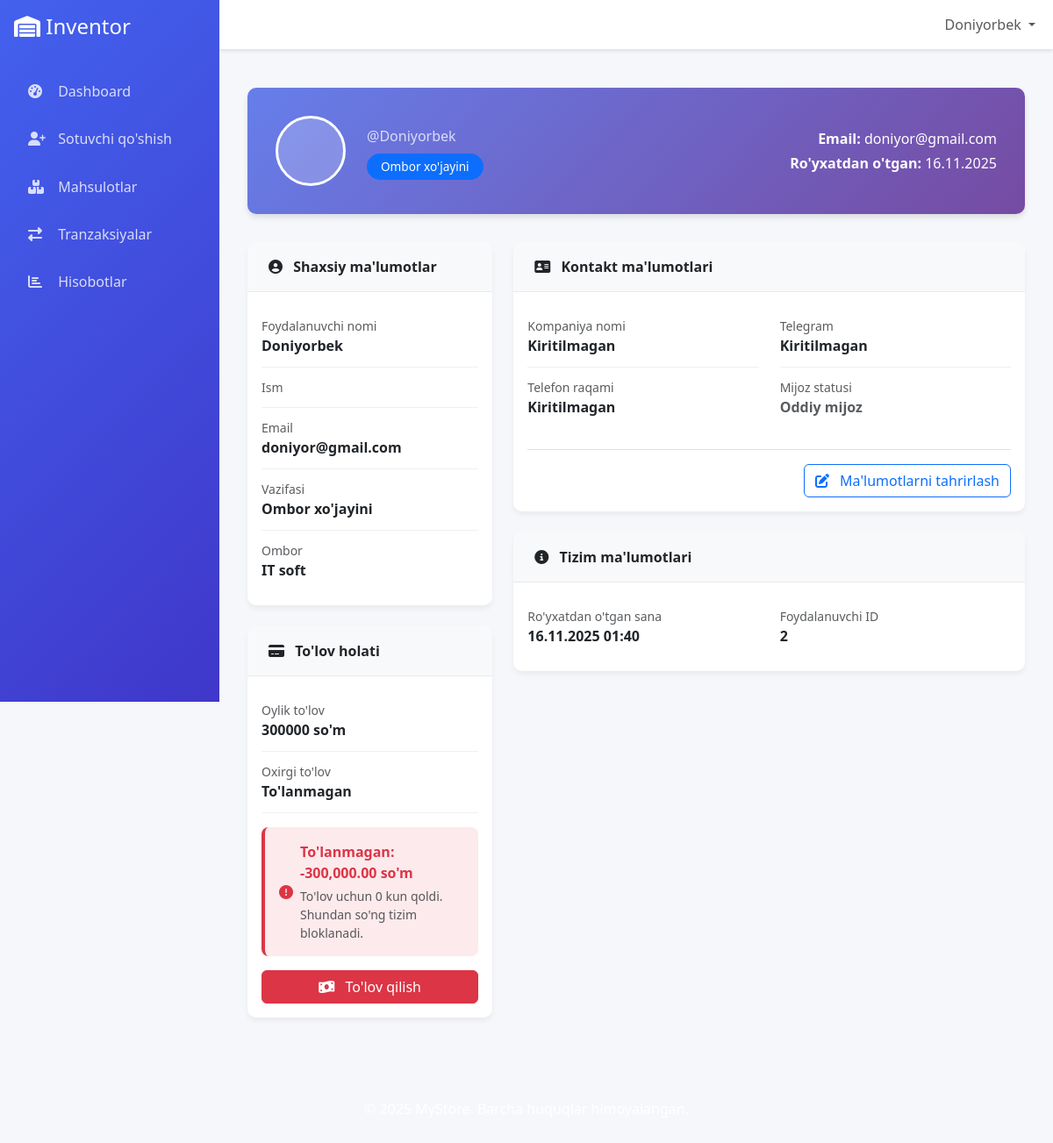
Screenshot of /profile/ (signed in) with the database file from the repository.
### users/models.py (models this page shows, shortened)
class UserRole(models.Model):
    ROLE_CHOICES = (
        ('ADMIN', 'Admin'),
        ('WAREHOUSE_MANAGER', 'Ombor xo\'jayini'),
        ('SELLER', 'Sotuvchi'),
    )
    user = models.OneToOneField(User, on_delete=models.CASCADE)
    role = models.CharField(max_length=20, choices=ROLE_CHOICES)
    warehouse = models.ForeignKey('inventor.Warehouse', on_delete=models.CASCADE, null=True, blank=True)
    created_at = models.DateTimeField(auto_now_add=True)

class UserProfile(models.Model):
    user = models.OneToOneField(User, on_delete=models.CASCADE)
    company_name = models.CharField(max_length=200, blank=True)
    phone = models.CharField(max_length=20, blank=True)
    telegram = models.CharField(max_length=100, blank=True)
    is_vip = models.BooleanField(default=False)
    monthly_payment = models.DecimalField(max_digits=10, decimal_places=2, default=300000)
    last_payment_date = models.DateTimeField(null=True, blank=True)
    is_blocked = models.BooleanField(default=False)
    created_at = models.DateTimeField(auto_now_add=True)
    def is_payment_due(self):
        if not self.last_payment_date:
            return True
        return timezone.now() > self.last_payment_date + timedelta(days=31)
    def days_until_block(self):
        if not self.last_payment_date:
            return 0
        days_passed = (timezone.now() - self.last_payment_date).days
        return max(0, 33 - days_passed)
    def get_payment_status(self):
        if self.is_payment_due():
            return {
                'status': 'due',
                'message': f"To'lanmagan: -{self.monthly_payment:,} so'm",
                'amount_due': -self.monthly_payment
            }
        else:
            return {
                'status': 'paid',
                'message': f"To'langan: 0 so'm",
                'amount_due': 0
            }

### inventor/models.py (models this page shows, shortened)
class Warehouse(models.Model):
    name = models.CharField(max_length=100)
    location = models.CharField(max_length=200)
    created_at = models.DateTimeField(auto_now_add=True)

### users/views.py (the view)
# urls.py: path('profile/', views.profile_view, name='profile'),
@login_required
def profile_view(request):
    try:
        profile = UserProfile.objects.get(user=request.user)
        role = UserRole.objects.get(user=request.user)
        payment_status = profile.get_payment_status()
        debts = []
        if role.role == 'SELLER':
            debts = Debt.objects.filter(
                seller=request.user,
                status__in=['PENDING', 'PARTIAL']
            ).select_related('product') # Optimizing query to get product name
    except UserProfile.DoesNotExist:
        profile = None
        payment_status = {'status': 'error', 'message': "Profil topilmadi."}
        debts = []
    except UserRole.DoesNotExist:
        role = None
    context = {
        'user': request.user,
        'profile': profile,
        'role': role,
        'payment_status': payment_status,
        'debts': debts,
    }
    return render(request, 'users/profile.html', context)

### templates/users/profile.html (shortened to what this page needs)
{% extends 'base.html' %}
{% block content %}
<div class="container-fluid py-4">
    <div class="profile-header">
        <div class="row align-items-center">
            <div class="col-md-8">
                <div class="d-flex align-items-center">
                    <div class="user-avatar-large me-4">
                    </div>
                    <div>
                        <p class="mb-0 opacity-75">@{{ user.username }}</p>
                        {% if role %}
                        <span class="badge status-badge mt-2
                            {% if role.role == 'ADMIN' %}bg-danger
                            {% elif role.role == 'WAREHOUSE_MANAGER' %}bg-primary
                            {% else %}bg-success{% endif %}">
                            {{ role.get_role_display }}
                        </span>
                        {% endif %}
                    </div>
                </div>
            </div>
            <div class="col-md-4 text-md-end">
                <p class="mb-1"><strong>Email:</strong> {{ user.email }}</p>
                {% if role %}
                <p class="mb-0"><strong>Ro'yxatdan o'tgan:</strong> {{ role.created_at|date:"d.m.Y" }}</p>
                {% endif %}
            </div>
        </div>
    </div>
    <div class="row">
        <div class="col-lg-4">
            <div class="card card-profile">
                <div class="card-header card-header-custom">
                    <i class="fas fa-user-circle me-2"></i> Shaxsiy ma'lumotlar
                </div>
                <div class="card-body">
                    <div class="info-item">
                        <div class="text-muted small">Foydalanuvchi nomi</div>
                        <div class="fw-bold">{{ user.username }}</div>
                    </div>
                    <div class="info-item">
                        <div class="text-muted small">Ism</div>
                    </div>
                    <div class="info-item">
                        <div class="text-muted small">Email</div>
                        <div class="fw-bold">{{ user.email }}</div>
                    </div>
                    {% if role %}
                    <div class="info-item">
                        <div class="text-muted small">Vazifasi</div>
                        <div class="fw-bold">{{ role.get_role_display }}</div>
                    </div>
                    {% if role.warehouse %}
                    <div class="info-item">
                        <div class="text-muted small">Ombor</div>
                        <div class="fw-bold">{{ role.warehouse.name }}</div>
                    </div>
                    {% endif %}
                    {% endif %}
                </div>
            </div>
            {% if profile %}
            <div class="card card-profile">
                <div class="card-header card-header-custom">
                    <i class="fas fa-credit-card me-2"></i> To'lov holati
                </div>
                <div class="card-body">
                    <div class="info-item">
                        <div class="text-muted small">Oylik to'lov</div>
                        <div class="fw-bold">{{ profile.monthly_payment|floatformat:0|default:"Noma'lum" }} so'm</div>
                    </div>
                    <div class="info-item">
                        <div class="text-muted small">Oxirgi to'lov</div>
                        <div class="fw-bold">{{ profile.last_payment_date|date:"d.m.Y"|default:"To'lanmagan" }}</div>
                    </div>
                    <div class="payment-status mt-3
                        {% if payment_status.status == 'due' %}bg-danger bg-opacity-10 border-danger
                        {% else %}bg-success bg-opacity-10 border-success{% endif %}">
                        <div class="d-flex align-items-center">
                            <i class="fas
                                {% if payment_status.status == 'due' %}fa-exclamation-circle text-danger
                                {% else %}fa-check-circle text-success{% endif %} me-2"></i>
                            <div>
                                <p class="fw-bold mb-1
                                    {% if payment_status.status == 'due' %}text-danger
                                    {% else %}text-success{% endif %}">
                                    {{ payment_status.message }}
                                </p>
                                {% if payment_status.status == 'due' %}
                                {% with days_left=profile.days_until_block %}
                                <p class="small mb-0 text-muted">
                                    To'lov uchun {{ days_left }} kun qoldi. Shundan so'ng tizim bloklanadi.
                                </p>
                                {% endwith %}
                                {% endif %}
                            </div>
                        </div>
                    </div>
                    {% if payment_status.status == 'due' %}
                    <button class="btn btn-danger w-100 mt-3">
                        <i class="fas fa-money-bill-wave me-2"></i> To'lov qilish
                    </button>
                    {% endif %}
                </div>
            </div>
            {% endif %}
        </div>
        <div class="col-lg-8">
            {% if profile %}
            <div class="card card-profile mb-4">
                <div class="card-header card-header-custom">
                    <i class="fas fa-address-card me-2"></i> Kontakt ma'lumotlari
                </div>
                <div class="card-body">
                    <div class="row">
                        <div class="col-md-6">
                            <div class="info-item">
                                <div class="text-muted small">Kompaniya nomi</div>
                                <div class="fw-bold">{{ profile.company_name|default:"Kiritilmagan" }}</div>
                            </div>
                            <div class="info-item">
                                <div class="text-muted small">Telefon raqami</div>
                                <div class="fw-bold">{{ profile.phone|default:"Kiritilmagan" }}</div>
                            </div>
                        </div>
                        <div class="col-md-6">
                            <div class="info-item">
                                <div class="text-muted small">Telegram</div>
                                <div class="fw-bold">{{ profile.telegram|default:"Kiritilmagan" }}</div>
                            </div>
                            <div class="info-item">
                                <div class="text-muted small">Mijoz statusi</div>
                                <div class="d-flex align-items-center">
                                    <span class="fw-bold {% if profile.is_vip %}text-warning{% else %}text-muted{% endif %}">
                                        {% if profile.is_vip %}VIP mijoz{% else %}Oddiy mijoz{% endif %}
                                    </span>
                                </div>
                            </div>
                        </div>
                    </div>
                    <div class="mt-4 pt-3 border-top text-end">
                        <button class="btn btn-outline-primary">
                            <i class="fas fa-edit me-2"></i> Ma'lumotlarni tahrirlash
                        </button>
                    </div>
                </div>
            </div>
            {% endif %}
            {% if role %}
            <div class="card card-profile mt-4">
                <div class="card-header card-header-custom">
                    <i class="fas fa-info-circle me-2"></i> Tizim ma'lumotlari
                </div>
                <div class="card-body">
                    <div class="row">
                        <div class="col-md-6">
                            <div class="info-item">
                                <div class="text-muted small">Ro'yxatdan o'tgan sana</div>
                                <div class="fw-bold">{{ role.created_at|date:"d.m.Y H:i" }}</div>
                            </div>
                        </div>
                        <div class="col-md-6">
                            <div class="info-item">
                                <div class="text-muted small">Foydalanuvchi ID</div>
                                <div class="fw-bold">{{ user.id }}</div>
                            </div>
                        </div>
                    </div>
                </div>
            </div>
            {% endif %}
        </div>
    </div>
</div>
{% endblock %}

### templates/includes/header.html (shortened to what this page needs)
<div class="sidebar">
    <div class="p-3">
        <h4 class="text-white mb-0">
            <i class="fas fa-warehouse"></i>
            <span class="sidebar-brand-text">Inventor</span>
        </h4>
    </div>
    <nav class="nav flex-column p-3">
        {% if user.is_authenticated %}
            {% if user.userrole.role == 'ADMIN' %}
                <a class="nav-link {% if request.resolver_match.url_name == 'admin_dashboard' %}active{% endif %}" href="{% url 'users:admin_dashboard' %}">
                    <i class="fas fa-tachometer-alt"></i>
                    <span>Boshqaruv paneli</span>
                </a>
                <a class="nav-link" href="{% url 'users:create_warehouse_manager' %}">
                    <i class="fas fa-user-plus"></i>
                    <span>Ombor qo'shish</span>
                </a>
                <a class="nav-link" href="{% url 'users:payment_management' %}">
                    <i class="fas fa-money-bill-wave"></i>
                    <span>To'lovlar</span>
                </a>
            {% elif user.userrole.role == 'WAREHOUSE_MANAGER' %}
                <a class="nav-link {% if request.resolver_match.url_name == 'warehouse_manager_dashboard' %}active{% endif %}" href="{% url 'users:warehouse_manager_dashboard' %}">
                    <i class="fas fa-tachometer-alt"></i>
                    <span>Dashboard</span>
                </a>
                <a class="nav-link" href="{% url 'users:create_seller' %}">
                    <i class="fas fa-user-plus"></i>
                    <span>Sotuvchi qo'shish</span>
                </a>
            {% elif user.userrole.role == 'SELLER' %}
                <a class="nav-link {% if request.resolver_match.url_name == 'seller_dashboard' %}active{% endif %}" href="{% url 'users:seller_dashboard' %}">
                    <i class="fas fa-tachometer-alt"></i>
                    <span>Dashboard</span>
                </a>
            {% endif %}
            <a class="nav-link" href="{% url 'products:product_list' %}">
                <i class="fas fa-boxes"></i>
                <span>Mahsulotlar</span>
            </a>
            <a class="nav-link" href="{% url 'inventor:transaction_history' %}">
                <i class="fas fa-exchange-alt"></i>
                <span>Tranzaksiyalar</span>
            </a>
            <a class="nav-link" href="{% url 'inventor:report_list' %}">
                <i class="fas fa-chart-bar"></i>
                <span>Hisobotlar</span>
            </a>
        {% endif %}
    </nav>
</div>
<nav class="navbar navbar-expand-lg navbar-custom">
    <div class="container-fluid">
        <div class="collapse navbar-collapse" id="navbarContent">
            <ul class="navbar-nav ms-auto mb-2 mb-lg-0">
                {% if user.is_authenticated %}
                    <li class="nav-item dropdown">
                        <a class="nav-link dropdown-toggle" href="#" id="navbarDropdown" role="button" data-bs-toggle="dropdown">
                            {{ user.username }}
                        </a>
                    </li>
                {% else %}
                    <li class="nav-item">
                        <a class="nav-link" href="{% url 'users:login' %}">Kirish</a>
                    </li>
                {% endif %}
            </ul>
        </div>
    </div>
</nav>

### rows the page displays
UserRole: role "Ombor xo'jayini", created_at "16.11.2025", warehouse.name "IT soft", created_at "16.11.2025 01:40"
UserProfile: monthly_payment "300000", last_payment_date "To'lanmagan", company_name "Kiritilmagan", phone "Kiritilmagan", telegram "Kiritilmagan"

### other values shown
{{ user.username }} "Doniyorbek"
{{ user.email }} "doniyor@gmail.com"
{{ payment_status.message }} "To'lanmagan: -300,000.00 so'm"
{{ days_left }} "0"
{{ user.id }} "2"
